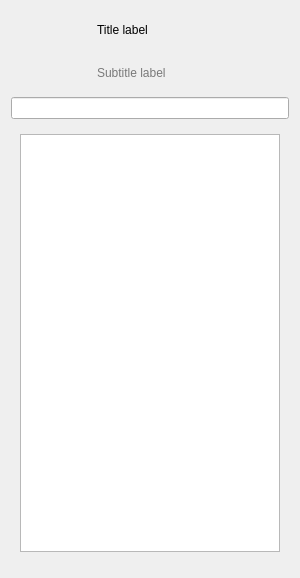
<?xml version="1.0" encoding="UTF-8"?>
<ui version="4.0">
 <class>MainContactsPanel</class>
 <widget class="QWidget" name="MainContactsPanel">
  <property name="geometry">
   <rect>
    <x>0</x>
    <y>0</y>
    <width>300</width>
    <height>578</height>
   </rect>
  </property>
  <property name="sizePolicy">
   <sizepolicy hsizetype="Minimum" vsizetype="Preferred">
    <horstretch>0</horstretch>
    <verstretch>0</verstretch>
   </sizepolicy>
  </property>
  <property name="minimumSize">
   <size>
    <width>300</width>
    <height>400</height>
   </size>
  </property>
  <property name="windowTitle">
   <string>Form</string>
  </property>
  <property name="styleSheet">
   <string notr="true"/>
  </property>
  <layout class="QVBoxLayout" name="verticalLayout_2">
   <item>
    <layout class="QHBoxLayout" name="horizontalLayout">
     <item>
      <widget class="AvatarWidget" name="img_avatar">
       <property name="minimumSize">
        <size>
         <width>80</width>
         <height>80</height>
        </size>
       </property>
       <property name="maximumSize">
        <size>
         <width>80</width>
         <height>80</height>
        </size>
       </property>
      </widget>
     </item>
     <item>
      <layout class="QVBoxLayout" name="verticalLayout">
       <item>
        <widget class="TitleLabel" name="lb_nickname">
         <property name="text">
          <string>Title label</string>
         </property>
        </widget>
       </item>
       <item>
        <widget class="SubtitleLabel" name="lb_username">
         <property name="styleSheet">
          <string notr="true">color: rgb(121, 121, 121);</string>
         </property>
         <property name="text">
          <string>Subtitle label</string>
         </property>
         <property name="textInteractionFlags">
          <set>Qt::LinksAccessibleByMouse</set>
         </property>
         <property name="pixelFontSize" stdset="0">
          <number>15</number>
         </property>
        </widget>
       </item>
      </layout>
     </item>
    </layout>
   </item>
   <item>
    <widget class="SearchLineEdit" name="le_search"/>
   </item>
   <item>
    <widget class="QStackedWidget" name="stackedWidget">
     <property name="currentIndex">
      <number>2</number>
     </property>
     <widget class="QWidget" name="page_nowChatting">
      <layout class="QVBoxLayout" name="verticalLayout_3">
       <item>
        <widget class="ListWidget" name="lv_nowChatting"/>
       </item>
      </layout>
     </widget>
     <widget class="QWidget" name="page_friends">
      <layout class="QVBoxLayout" name="verticalLayout_5">
       <item>
        <widget class="ListWidget" name="lv_friends"/>
       </item>
      </layout>
     </widget>
     <widget class="QWidget" name="page_groups">
      <layout class="QVBoxLayout" name="verticalLayout_4">
       <item>
        <widget class="ListWidget" name="lv_groups"/>
       </item>
      </layout>
     </widget>
    </widget>
   </item>
   <item>
    <widget class="SegmentedWidget" name="navigation">
     <property name="sizePolicy">
      <sizepolicy hsizetype="Minimum" vsizetype="Fixed">
       <horstretch>0</horstretch>
       <verstretch>0</verstretch>
      </sizepolicy>
     </property>
     <property name="maximumSize">
      <size>
       <width>16777215</width>
       <height>33</height>
      </size>
     </property>
    </widget>
   </item>
  </layout>
 </widget>
 <customwidgets>
  <customwidget>
   <class>SubtitleLabel</class>
   <extends>QLabel</extends>
   <header>qfluentwidgets</header>
  </customwidget>
  <customwidget>
   <class>TitleLabel</class>
   <extends>QLabel</extends>
   <header>qfluentwidgets</header>
  </customwidget>
  <customwidget>
   <class>ImageLabel</class>
   <extends>QLabel</extends>
   <header>qfluentwidgets</header>
  </customwidget>
  <customwidget>
   <class>AvatarWidget</class>
   <extends>ImageLabel</extends>
   <header>qfluentwidgets</header>
  </customwidget>
  <customwidget>
   <class>Pivot</class>
   <extends>QWidget</extends>
   <header>qfluentwidgets</header>
  </customwidget>
  <customwidget>
   <class>SegmentedWidget</class>
   <extends>Pivot</extends>
   <header>qfluentwidgets</header>
  </customwidget>
  <customwidget>
   <class>LineEdit</class>
   <extends>QLineEdit</extends>
   <header>qfluentwidgets</header>
  </customwidget>
  <customwidget>
   <class>SearchLineEdit</class>
   <extends>LineEdit</extends>
   <header>qfluentwidgets</header>
  </customwidget>
  <customwidget>
   <class>ListWidget</class>
   <extends>QListWidget</extends>
   <header>qfluentwidgets</header>
  </customwidget>
 </customwidgets>
 <resources>
  <include location="../resource/resources.qrc"/>
 </resources>
 <connections/>
</ui>
